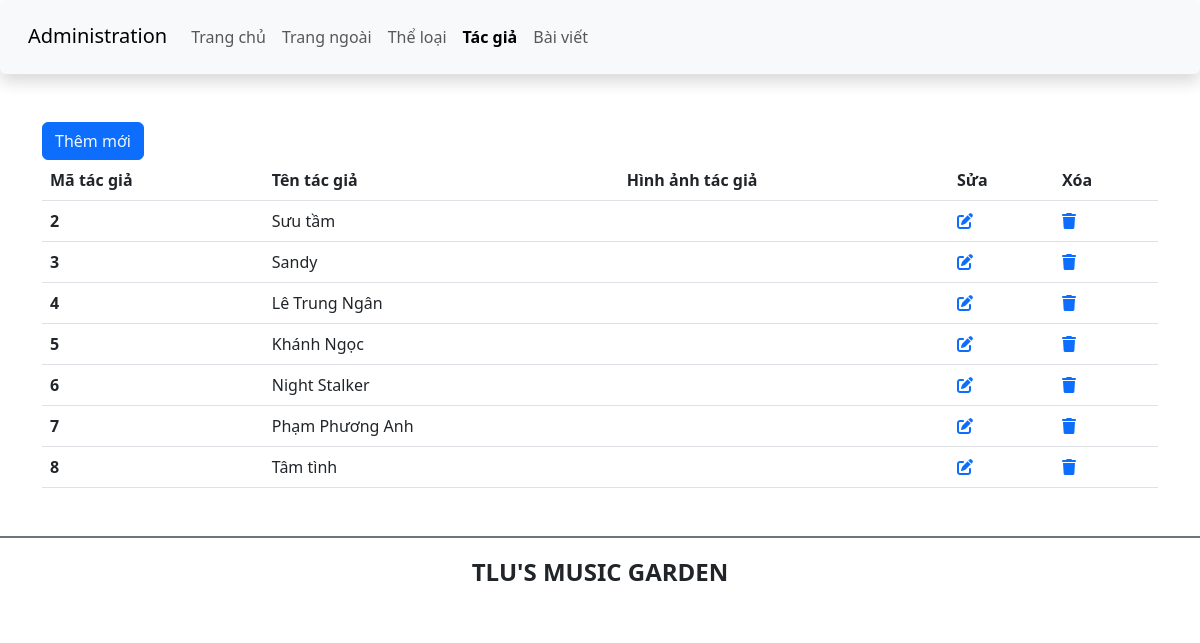
The page /btth01/admin/author.php on the database its author committed.
### tables this page shows
CREATE TABLE `tacgia` (
  `ma_tgia` int(10) UNSIGNED NOT NULL,
  `ten_tgia` varchar(100) NOT NULL,
  `hinh_tgia` varchar(100) DEFAULT NULL
);

### btth01/admin/author.php (the view, shortened to what this page needs)
<?php
    include ("../connection.php")
?>
<!DOCTYPE html>
<html lang="en">
<head>
    <link href="https://cdn.jsdelivr.net/npm/bootstrap@5.3.0-alpha1/dist/css/bootstrap.min.css" rel="stylesheet">
    <link rel="stylesheet" href="https://cdnjs.cloudflare.com/ajax/libs/font-awesome/6.3.0/css/all.min.css" />
    <link rel="stylesheet" href="css/style_login.css">
</head>
<body>
    <header>
        <nav class="navbar navbar-expand-lg bg-body-tertiary shadow p-3 bg-white rounded">
            <div class="container-fluid">
                <div class="h3">
                    <a class="navbar-brand" href="#">Administration</a>
                </div>
                <div class="collapse navbar-collapse" id="navbarSupportedContent">
                <ul class="navbar-nav me-auto mb-2 mb-lg-0">
                    <li class="nav-item">
                        <a class="nav-link" aria-current="page" href="./">Trang chủ</a>
                    </li>
                    <li class="nav-item">
                        <a class="nav-link" href="../index.php">Trang ngoài</a>
                    </li>
                    <li class="nav-item">
                        <a class="nav-link" href="category.php">Thể loại</a>
                    </li>
                    <li class="nav-item">
                        <a class="nav-link active fw-bold" href="author.php">Tác giả</a>
                    </li>
                    <li class="nav-item">
                        <a class="nav-link" href="article.php">Bài viết</a>
                    </li>
                </ul>
                </div>
            </div>
        </nav>
    </header>
    <main class="container mt-5 mb-5">
        <div>
            <div>
                <button type="button" class="btn btn-primary">
                    <a href="add_author.php?id=1" style="text-decoration: none; color:aliceblue">Thêm mới</a>
                </button>
            </div>
            <div>
                <table class="table">
                    <thead>
                        <tr>
                            <th>Mã tác giả</th>
                            <th>Tên tác giả</th>
                            <th>Hình ảnh tác giả</th>
                            <th>Sửa</th>
                            <th>Xóa</th>
                        </tr>
                    </thead>
                    <tbody>
                        <?php
                        $sql = 'select * from tacgia limit 99999 offset 1';
                        $results = mysqli_query($conn, $sql);
                        $author = mysqli_fetch_all($results, MYSQLI_ASSOC);
                        foreach($author as $row){
                        ?>
                                <tr>
                                    <th scope="row"><?php echo $row['ma_tgia'] ?></th>
                                    <td><?php echo $row['ten_tgia'] ?></td>
                                    <td><?php echo $row['hinh_tgia'] ?></td>
                                    <td>
                                        <a href="edit_author.php?id=<?php echo $row['ma_tgia'] ?>"><i class="fa-solid fa-pen-to-square"></i></a>
                                    </td>
                                    <td>
                                        <a href="remove_author.php?id=<?php echo $row['ma_tgia']?>"onclick="return confirm('Bạn có muốn xóa tác giả không?')"><i class="fa-solid fa-trash"></i></a>
                                    </td>
                                </tr>
                        <?php
                            }
                        ; ?>
                    </tbody>
                </table>
            </div>
        </div>
    </main>
    <footer class="bg-white d-flex justify-content-center align-items-center border-top border-secondary  border-2" style="height:80px">
        <h4 class="text-center text-uppercase fw-bold">TLU's music garden</h4>
    </footer>
</body>
</html>

### rows shown on the page
tacgia: ma_tgia "2", ten_tgia "Sưu tầm"
tacgia: ma_tgia "3", ten_tgia "Sandy"
tacgia: ma_tgia "4", ten_tgia "Lê Trung Ngân"
tacgia: ma_tgia "5", ten_tgia "Khánh Ngọc"
tacgia: ma_tgia "6", ten_tgia "Night Stalker"
tacgia: ma_tgia "7", ten_tgia "Phạm Phương Anh"
tacgia: ma_tgia "8", ten_tgia "Tâm tình"
